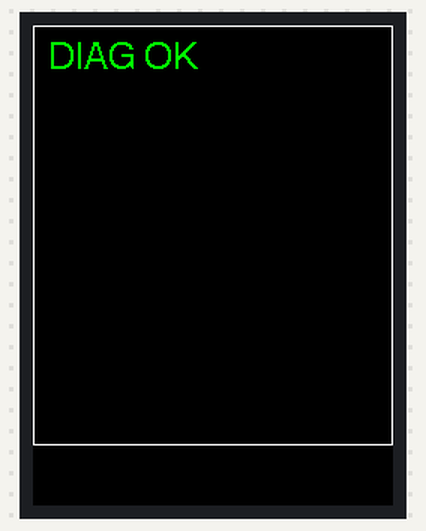
A sketch run on a simulated ESP32. Shown: 240×320 colour display. What the sketch prints to the serial monitor is not drawn.

Above: at 16.8 s.

The sketch:

_diag.ino
```cpp
// Display bring-up diagnostic -- pinpoints the exact step that resets the chip
// Prints esp_reset_reason() at every boot:
//   1=POWERON 2=EXT 3=SW 4=PANIC 5=INT_WDT 6=TASK_WDT 7=WDT 8=DEEPSLEEP 9=BROWNOUT
// Then walks through: control wait -> backlight -> tft.init() -> rotation -> fills,
// printing a marker and pausing 3s around each one.
#include <SPI.h>
#include <TFT_eSPI.h>
#include <esp_system.h>

TFT_eSPI tft = TFT_eSPI();

static void mark(const char *s) {
  Serial.printf("[DIAG] %s  (uptime %lus)\n", s, (unsigned long)(millis() / 1000));
  Serial.flush();
}

void setup() {
  Serial.begin(115200);
  delay(1200);

  const char *why;
  switch (esp_reset_reason()) {
    case ESP_RST_POWERON:   why = "POWERON";   break;
    case ESP_RST_EXT:       why = "EXT_PIN";   break;
    case ESP_RST_SW:        why = "SOFTWARE";  break;
    case ESP_RST_PANIC:     why = "PANIC/CRASH"; break;
    case ESP_RST_INT_WDT:   why = "INT_WDT";   break;
    case ESP_RST_TASK_WDT:  why = "TASK_WDT";  break;
    case ESP_RST_WDT:       why = "WDT";       break;
    case ESP_RST_DEEPSLEEP: why = "DEEPSLEEP"; break;
    case ESP_RST_BROWNOUT:  why = "BROWNOUT(low power)"; break;
    case ESP_RST_SDIO:      why = "SDIO";      break;
    default:                why = "UNKNOWN";   break;
  }
  Serial.println();
  Serial.printf("=== DIAG BOOT  reset_reason=%d (%s) ===\n", (int)esp_reset_reason(), why);
  Serial.printf("chip=%s flash=%dMB psram=%dMB heap=%u\n", ESP.getChipModel(),
                ESP.getFlashChipSize() / (1024 * 1024), ESP.getPsramSize() / (1024 * 1024),
                (unsigned)ESP.getFreeHeap());

  mark("step0 control: display untouched, idle 6s");
  delay(6000);

  mark("step1 backlight pin HIGH (GPIO15)");
  pinMode(TFT_BL, OUTPUT);
  digitalWrite(TFT_BL, HIGH);
  delay(3000);

  mark("step2 tft.init() BEGIN");
  tft.init();
  mark("step3 tft.init() DONE");
  delay(1500);

  tft.setRotation(0);
  mark("step4 setRotation(0) ok");
  delay(1000);

  tft.fillScreen(TFT_RED);
  mark("step5 fillScreen(RED) ok");
  delay(1200);
  tft.fillScreen(TFT_GREEN);
  mark("step6 fillScreen(GREEN) ok");
  delay(1200);
  tft.fillScreen(TFT_BLUE);
  mark("step7 fillScreen(BLUE) ok");
  delay(1200);

  tft.fillScreen(TFT_BLACK);
  tft.setTextDatum(TL_DATUM);
  tft.setTextColor(TFT_GREEN, TFT_BLACK);
  tft.drawString("DIAG OK", 10, 10, 4);
  tft.drawRect(0, 0, 240, 280, TFT_WHITE);
  mark("step8 text+box drawn  -> DISPLAY WORKS");
}

void loop() {
  static uint32_t n = 0;
  mark("loop alive");
  if (n++ == 3) {
    tft.fillRect(120, 60, 110, 24, TFT_BLACK);
    tft.setTextColor(TFT_YELLOW, TFT_BLACK);
    tft.drawString(String(millis() / 1000), 122, 62, 2);
  }
  delay(2000);
}
```
